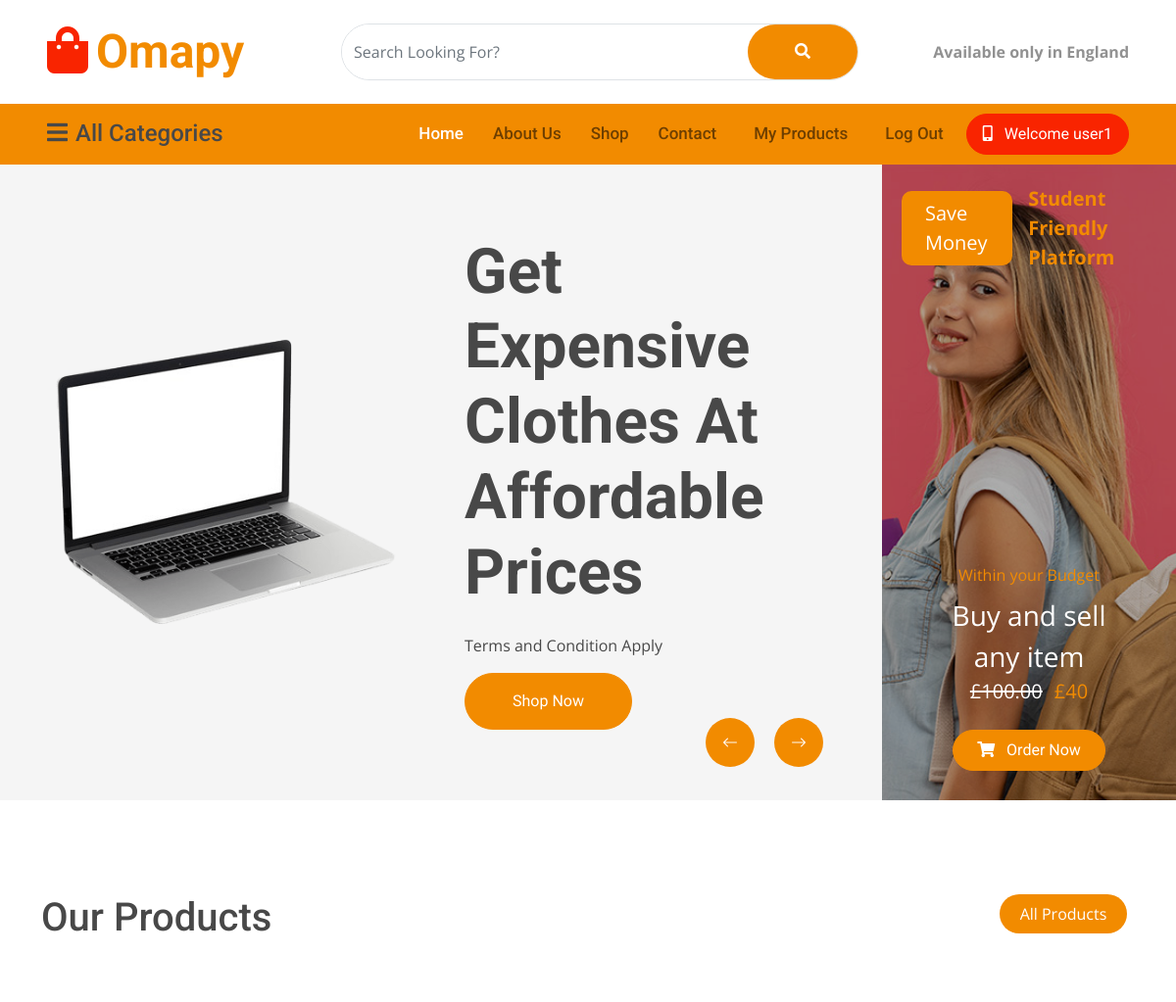
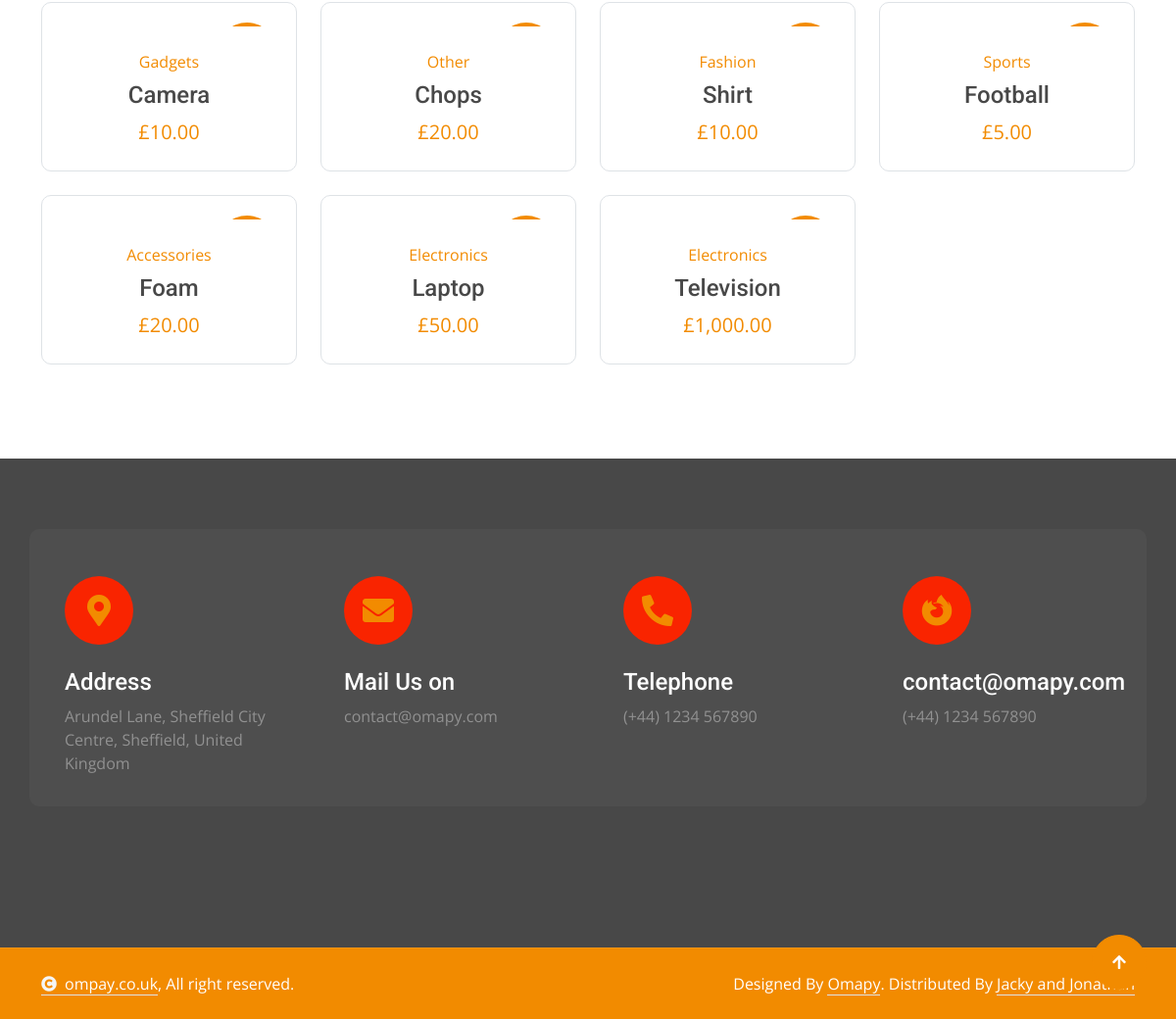
/ (signed in), run on the app's committed database (2 pictures, top to bottom).
### tables this page shows
CREATE TABLE users (
  id INTEGER PRIMARY KEY AUTOINCREMENT,
  created TIMESTAMP DEFAULT CURRENT_TIMESTAMP,
  first_name TEXT NOT NULL,
  last_name TEXT NOT NULL,
  username TEXT UNIQUE NOT NULL,
  email TEXT NOT NULL,
  password TEXT NOT NULL,
  phone TEXT,
  whatsapp TEXT,
  selfie TEXT,
  address TEXT,
  city TEXT,
  postcode TEXT

  
);

CREATE TABLE products (
    id INTEGER PRIMARY KEY AUTOINCREMENT,
    created TIMESTAMP DEFAULT CURRENT_TIMESTAMP,
    user INTEGER NOT NULL REFERENCES users(id),
    product_name TEXT NOT NULL,
    product_price INTEGER NOT NULL,
    product_category TEXT,
    product_brand TEXT,
    product_description TEXT,
    product_image TEXT,
    product_gallery1 TEXT,
    product_gallery2 TEXT,
    product_gallery3 TEXT
);

### app.py (the view)
@app.route('/')
def index():
    products = get_all_products(limit=8, order_by='created DESC')  # Fetch the latest 5 products added
    return render_template('index.html', title="Welcome to Omapy", products=products)

### templates/index.html (shortened to what this page needs)
{% extends "base.html" %}
{% block content %}
<div class="container-fluid carousel bg-light px-0">
    <div class="row g-0 justify-content-end">
        <div class="col-12 col-lg-7 col-xl-9">
            <div class="header-carousel owl-carousel bg-light py-5">
                <div class="row g-0 header-carousel-item align-items-center">
                    <div class="col-xl-6 carousel-img wow fadeInLeft" data-wow-delay="0.1s">
                        <img src="{{ url_for('static', filename='img/carousel-1.png') }}" class="img-fluid w-100"
                            alt="Image">
                    </div>
                    <div class="col-xl-6 carousel-content p-4">
                        <h1 class="display-3 text-capitalize mb-4 wow fadeInRight" data-wow-delay="0.3s">Get Expensive Clothes at Affordable Prices</h1>
                        <p class="text-dark wow fadeInRight" data-wow-delay="0.5s">Terms and Condition Apply</p>
                        <a class="btn btn-primary rounded-pill py-3 px-5 wow fadeInRight" data-wow-delay="0.7s"
                            href="/shop">Shop Now</a>
                    </div>
                </div>
            </div>
        </div>
        <div class="col-12 col-lg-5 col-xl-3 wow fadeInRight" data-wow-delay="0.1s">
            <div class="carousel-header-banner h-100">
                <img src="{{ url_for('static', filename='img/header-img.jpg')}}" class="img-fluid w-100 h-100"
                    style="object-fit: cover;" alt="Image">
                <div class="carousel-banner-offer">
                    <p class="bg-primary text-white rounded fs-5 py-2 px-4 mb-0 me-3">Save Money</p>
                    <p class="text-primary fs-5 fw-bold mb-0">Student Friendly Platform</p>
                </div>
                <div class="carousel-banner">
                    <div class="carousel-banner-content text-center p-4">
                        <a href="#" class="d-block mb-2">Within your Budget</a>
                        <a href="#" class="d-block text-white fs-3">Buy and sell any item</a>
                        <del class="me-2 text-white fs-5">£100.00</del>
                        <span class="text-primary fs-5">£40</span>
                    </div>
                    <a href="/shop" class="btn btn-primary rounded-pill py-2 px-4"><i class="fas fa-shopping-cart me-2"></i>
                        Order  Now</a>
                </div>
            </div>
        </div>
    </div>
</div>
<div class="container-fluid product py-5">
    <div class="container py-5">
        <div class="tab-class">
            <div class="row g-4">
                <div class="col-lg-4 text-start wow fadeInLeft" data-wow-delay="0.1s">
                    <h1>Our Products</h1>
                </div>
                <div class="col-lg-8 text-end wow fadeInRight" data-wow-delay="0.1s">
                    <ul class="nav nav-pills d-inline-flex text-center mb-5">
                        <li class="nav-item mb-4">
                            <a class="d-flex mx-2 py-2 bg-light rounded-pill active" href="/shop">
                                <span class="text-dark" style="width: 130px;">All Products</span>
                            </a>
                        </li>
                    </ul>
                </div>
            </div>
            <div class="tab-content">
                <div id="tab-1" class="tab-pane fade show p-0 active">
                    <div class="row g-4">
                        {% for product in products %}
                        <div class="col-md-6 col-lg-4 col-xl-3">
                            <div class="product-item rounded wow fadeInUp" data-wow-delay="0.1s">
                                <div class="product-item-inner border rounded">
                                    <div class="product-item-inner-item">
                                        <div class="product-new">{{product['product_brand']}}</div>
                                    </div>
                                    <div class="text-center rounded-bottom p-4">
                                        <a href="{{ url_for('product', id=product['id']) }}"
                                            class="d-block mb-2">{{product['product_category']}}</a>
                                        <a href="{{ url_for('product', id=product['id']) }}"
                                            class="d-block h4">{{product['product_name']}}</a>
                                        <span class="text-primary fs-5"> {{ product['product_price'] | gbp }}</span>
                                    </div>
                                </div>
                            </div>
                        </div>
                        {% else %}
                        <p class="text-muted">No products available.</p>
                        {% endfor %}
                    </div>
                </div>
            </div>
        </div>
    </div>
</div>
{% endblock %}

### templates/base.html (shortened to what this page needs)
<!DOCTYPE html>
<html lang="en">
<head>
    <link rel="stylesheet" href="https://use.fontawesome.com/releases/v5.15.4/css/all.css" />
    <link href="https://cdn.jsdelivr.net/npm/bootstrap-icons@1.4.1/font/bootstrap-icons.css" rel="stylesheet">
    <link href="{{ url_for('static', filename='lib/animate/animate.min.css') }}" rel="stylesheet">
    <link href="{{ url_for('static', filename='lib/owlcarousel/assets/owl.carousel.min.css') }}" rel="stylesheet">
    <link href="{{ url_for('static', filename='css/bootstrap.min.css') }}" rel="stylesheet">
    <link href="{{url_for ('static', filename='css/style.css') }}" rel="stylesheet">
</head>
<body>
    <div class="container-fluid px-5 py-4 d-none d-lg-block">
        <div class="row gx-0 align-items-center text-center">
            <div class="col-md-4 col-lg-3 text-center text-lg-start">
                <div class="d-inline-flex align-items-center">
                    <a href="/" class="navbar-brand p-0">
                        <h1 class="display-5 text-primary m-0"><i
                                class="fas fa-shopping-bag text-secondary me-2"></i>Omapy</h1>
                    </a>
                </div>
            </div>
            <div class="col-md-4 col-lg-6 text-center">
                <div class="position-relative ps-4">
                    <form method="get" action="{{ url_for('search_product') }}">
                        <div class="d-flex border rounded-pill">
                            <input class="form-control border-0 rounded-pill w-100 py-3" type="text" name="q"
                                value="{{ request.args.get('q', '') }}" placeholder="Search Looking For?" required>
                            <button type="submit" class="btn btn-primary rounded-pill py-3 px-5" style="border: 0;">
                                <i class="fas fa-search"></i>
                            </button>
                        </div>
                    </form>
                </div>
            </div>
            <div class="col-md-4 col-lg-3 text-center text-lg-end">
                <div class="d-inline-flex align-items-center">
                    <b> Available only in England </b>
                </div>
            </div>
        </div>
    </div>
    <div class="container-fluid nav-bar p-0">
        <div class="row gx-0 bg-primary px-5 align-items-center">
            <div class="col-lg-3 d-none d-lg-block">
                <nav class="navbar navbar-light position-relative" style="width: 250px;">
                    <button class="navbar-toggler border-0 fs-4 w-100 px-0 text-start" type="button"
                        data-bs-toggle="collapse" data-bs-target="#allCat">
                        <h4 class="m-0"><i class="fa fa-bars me-2"></i>All Categories</h4>
                    </button>
                </nav>
            </div>
            <div class="col-12 col-lg-9">
                <nav class="navbar navbar-expand-lg navbar-light bg-primary ">
                    <div class="collapse navbar-collapse" id="navbarCollapse">
                        <div class="navbar-nav ms-auto py-0">
                            <a href="/" class="nav-item nav-link active">Home</a>
                            <a href="/about" class="nav-item nav-link">About Us</a>
                            <a href="/shop" class="nav-item nav-link">Shop</a>
                            <a href="/contact" class="nav-item nav-link me-2">Contact</a>
                            {% if session['user_id'] %}
                            <a href="/products" class="nav-item nav-link me-2">My Products</a>
                            <a href="/logout" class="nav-item nav-link me-2">Log Out</a>
                            {% else %}
                            <a href="/register" class="nav-item nav-link me-2">Register</a>
                            <a href="/login" class="nav-item nav-link me-2">Login</a>
                            {% endif %}
                        </div>
                        {% if session['user_id'] %}
                        <a href="" class="btn btn-secondary rounded-pill py-2 px-4 px-lg-3 mb-3 mb-md-3 mb-lg-0"><i
                                class="fa fa-mobile-alt me-2"></i> Welcome {{ username }} </a>
                        {% else %}
                        <a href="" class="btn btn-secondary rounded-pill py-2 px-4 px-lg-3 mb-3 mb-md-3 mb-lg-0"><i
                                class="fa fa-mobile-alt me-2"></i> Welcome Pyshoppers </a>
                        {% endif %}
                    </div>
                </nav>
            </div>
        </div>
    </div>
    {% block content %}{% endblock %}
    <div class="container-fluid footer py-5 wow fadeIn" data-wow-delay="0.2s">
        <div class="container py-5">
            <div class="row g-4 rounded mb-5" style="background: rgba(255, 255, 255, .03);">
                <div class="col-md-6 col-lg-6 col-xl-3">
                    <div class="rounded p-4">
                        <div class="rounded-circle bg-secondary d-flex align-items-center justify-content-center mb-4"
                            style="width: 70px; height: 70px;">
                            <i class="fas fa-map-marker-alt fa-2x text-primary"></i>
                        </div>
                        <div>
                            <h4 class="text-white">Address</h4>
                            <p class="mb-2">Arundel Lane, Sheffield City Centre, Sheffield, United Kingdom</p>
                        </div>
                    </div>
                </div>
                <div class="col-md-6 col-lg-6 col-xl-3">
                    <div class="rounded p-4">
                        <div class="rounded-circle bg-secondary d-flex align-items-center justify-content-center mb-4"
                            style="width: 70px; height: 70px;">
                            <i class="fas fa-envelope fa-2x text-primary"></i>
                        </div>
                        <div>
                            <h4 class="text-white">Mail Us on</h4>
                            <p class="mb-2">contact@omapy.com</p>
                        </div>
                    </div>
                </div>
                <div class="col-md-6 col-lg-6 col-xl-3">
                    <div class="rounded p-4">
                        <div class="rounded-circle bg-secondary d-flex align-items-center justify-content-center mb-4"
                            style="width: 70px; height: 70px;">
                            <i class="fa fa-phone-alt fa-2x text-primary"></i>
                        </div>
                        <div>
                            <h4 class="text-white">Telephone</h4>
                            <p class="mb-2">(+44) 1234 567890</p>
                        </div>
                    </div>
                </div>
                <div class="col-md-6 col-lg-6 col-xl-3">
                    <div class="rounded p-4">
                        <div class="rounded-circle bg-secondary d-flex align-items-center justify-content-center mb-4"
                            style="width: 70px; height: 70px;">
                            <i class="fab fa-firefox-browser fa-2x text-primary"></i>
                        </div>
                        <div>
                            <h4 class="text-white">contact@omapy.com</h4>
                            <p class="mb-2">(+44) 1234 567890</p>
                        </div>
                    </div>
                </div>
            </div>
        </div>
    </div>
    <div class="container-fluid copyright py-4">
        <div class="container">
            <div class="row g-4 align-items-center">
                <div class="col-md-6 text-center text-md-start mb-md-0">
                    <span class="text-white"><a href="#" class="border-bottom text-white"><i
                                class="fas fa-copyright text-light me-2"></i>ompay.co.uk</a>, All right
                        reserved.</span>
                </div>
                <div class="col-md-6 text-center text-md-end text-white">
                    Designed By <a class="border-bottom text-white" href="https://htmlcodex.com">Omapy</a>.
                    Distributed By <a class="border-bottom text-white" href="https://themewagon.com">Jacky and
                        Jonathan</a>
                </div>
            </div>
        </div>
    </div>
    <a href="#" class="btn btn-primary btn-lg-square back-to-top"><i class="fa fa-arrow-up"></i></a>
</body>
</html>

### data on the page
users: username "user1"
products: product_category "Gadgets", product_price|gbp "£10.00"
products: product_category "Other", product_price|gbp "£20.00"
products: product_category "Fashion", product_price|gbp "£10.00"
products: product_category "Sports", product_price|gbp "£5.00"
products: product_category "Accessories", product_price|gbp "£20.00"
products: product_category "Electronics", product_price|gbp "£50.00"
products: product_category "Electronics", product_price|gbp "£1,000.00"
